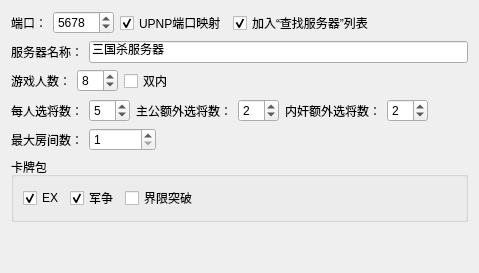
          <widget class="QWidget" name="tabBasic">
           <attribute name="title">
            <string>基础设定</string>
           </attribute>
           <layout class="QVBoxLayout" name="verticalLayout_3">
            <item>
             <widget class="QWidget" name="widgetPort" native="true">
              <layout class="QHBoxLayout" name="horizontalLayout_5">
               <property name="leftMargin">
                <number>0</number>
               </property>
               <property name="topMargin">
                <number>0</number>
               </property>
               <property name="rightMargin">
                <number>0</number>
               </property>
               <property name="bottomMargin">
                <number>0</number>
               </property>
               <item>
                <widget class="QLabel" name="label_4">
                 <property name="sizePolicy">
                  <sizepolicy hsizetype="Fixed" vsizetype="Preferred">
                   <horstretch>0</horstretch>
                   <verstretch>0</verstretch>
                  </sizepolicy>
                 </property>
                 <property name="text">
                  <string>端口：</string>
                 </property>
                </widget>
               </item>
               <item>
                <widget class="QSpinBox" name="spinBoxPort">
                 <property name="sizePolicy">
                  <sizepolicy hsizetype="Fixed" vsizetype="Fixed">
                   <horstretch>0</horstretch>
                   <verstretch>0</verstretch>
                  </sizepolicy>
                 </property>
                 <property name="maximum">
                  <number>65535</number>
                 </property>
                 <property name="value">
                  <number>5678</number>
                 </property>
                </widget>
               </item>
               <item>
                <widget class="QCheckBox" name="checkBoxUPNP">
                 <property name="sizePolicy">
                  <sizepolicy hsizetype="Fixed" vsizetype="Fixed">
                   <horstretch>0</horstretch>
                   <verstretch>0</verstretch>
                  </sizepolicy>
                 </property>
                 <property name="text">
                  <string>UPNP端口映射</string>
                 </property>
                 <property name="checked">
                  <bool>true</bool>
                 </property>
                </widget>
               </item>
               <item>
                <widget class="QCheckBox" name="checkBoxJoinList">
                 <property name="toolTip">
                  <string>让别人使用“查找服务器”功能时能发现你</string>
                 </property>
                 <property name="text">
                  <string>加入“查找服务器”列表</string>
                 </property>
                 <property name="checked">
                  <bool>true</bool>
                 </property>
                </widget>
               </item>
              </layout>
             </widget>
            </item>
            <item>
             <widget class="QWidget" name="widgetServerName" native="true">
              <layout class="QHBoxLayout" name="horizontalLayout_6">
               <property name="leftMargin">
                <number>0</number>
               </property>
               <property name="topMargin">
                <number>0</number>
               </property>
               <property name="rightMargin">
                <number>0</number>
               </property>
               <property name="bottomMargin">
                <number>0</number>
               </property>
               <item>
                <widget class="QLabel" name="label_10">
                 <property name="text">
                  <string>服务器名称：</string>
                 </property>
                </widget>
               </item>
               <item>
                <widget class="QLineEdit" name="lineEditServerName">
                 <property name="text">
                  <string>三国杀服务器</string>
                 </property>
                 <property name="maxLength">
                  <number>50</number>
                 </property>
                </widget>
               </item>
              </layout>
             </widget>
            </item>
            <item>
             <widget class="QWidget" name="widgetPlayers" native="true">
              <layout class="QHBoxLayout" name="horizontalLayout_7">
               <property name="leftMargin">
                <number>0</number>
               </property>
               <property name="topMargin">
                <number>0</number>
               </property>
               <property name="rightMargin">
                <number>0</number>
               </property>
               <property name="bottomMargin">
                <number>0</number>
               </property>
               <item>
                <widget class="QLabel" name="label_5">
                 <property name="sizePolicy">
                  <sizepolicy hsizetype="Fixed" vsizetype="Preferred">
                   <horstretch>0</horstretch>
                   <verstretch>0</verstretch>
                  </sizepolicy>
                 </property>
                 <property name="text">
                  <string>游戏人数：</string>
                 </property>
                </widget>
               </item>
               <item>
                <widget class="QSpinBox" name="spinBoxPlayers">
                 <property name="sizePolicy">
                  <sizepolicy hsizetype="Fixed" vsizetype="Fixed">
                   <horstretch>0</horstretch>
                   <verstretch>0</verstretch>
                  </sizepolicy>
                 </property>
                 <property name="minimum">
                  <number>2</number>
                 </property>
                 <property name="maximum">
                  <number>10</number>
                 </property>
                 <property name="value">
                  <number>8</number>
                 </property>
                </widget>
               </item>
               <item>
                <widget class="QCheckBox" name="checkBoxShuangNei">
                 <property name="text">
                  <string>双内</string>
                 </property>
                </widget>
               </item>
              </layout>
             </widget>
            </item>
            <item>
             <widget class="QWidget" name="widgetChoices" native="true">
              <layout class="QHBoxLayout" name="horizontalLayout_8">
               <property name="leftMargin">
                <number>0</number>
               </property>
               <property name="topMargin">
                <number>0</number>
               </property>
               <property name="rightMargin">
                <number>0</number>
               </property>
               <property name="bottomMargin">
                <number>0</number>
               </property>
               <item>
                <widget class="QLabel" name="label_7">
                 <property name="text">
                  <string>每人选将数：</string>
                 </property>
                </widget>
               </item>
               <item>
                <widget class="QSpinBox" name="spinBoxChoices">
                 <property name="minimum">
                  <number>3</number>
                 </property>
                 <property name="maximum">
                  <number>50</number>
                 </property>
                 <property name="value">
                  <number>5</number>
                 </property>
                </widget>
               </item>
               <item>
                <widget class="QLabel" name="label_8">
                 <property name="text">
                  <string>主公额外选将数：</string>
                 </property>
                </widget>
               </item>
               <item>
                <widget class="QSpinBox" name="spinBoxChoicesZG">
                 <property name="maximum">
                  <number>50</number>
                 </property>
                 <property name="value">
                  <number>2</number>
                 </property>
                </widget>
               </item>
               <item>
                <widget class="QLabel" name="label_9">
                 <property name="text">
                  <string>内奸额外选将数：</string>
                 </property>
                </widget>
               </item>
               <item>
                <widget class="QSpinBox" name="spinBoxChoicesNJ">
                 <property name="maximum">
                  <number>50</number>
                 </property>
                 <property name="value">
                  <number>2</number>
                 </property>
                </widget>
               </item>
               <item>
                <spacer name="horizontalSpacer_7">
                 <property name="orientation">
                  <enum>Qt::Horizontal</enum>
                 </property>
                 <property name="sizeHint" stdset="0">
                  <size>
                   <width>40</width>
                   <height>20</height>
                  </size>
                 </property>
                </spacer>
               </item>
              </layout>
             </widget>
            </item>
            <item>
             <widget class="QWidget" name="widgetRooms" native="true">
              <layout class="QHBoxLayout" name="horizontalLayout_9">
               <property name="leftMargin">
                <number>0</number>
               </property>
               <property name="topMargin">
                <number>0</number>
               </property>
               <property name="rightMargin">
                <number>0</number>
               </property>
               <property name="bottomMargin">
                <number>0</number>
               </property>
               <item>
                <widget class="QLabel" name="label_6">
                 <property name="sizePolicy">
                  <sizepolicy hsizetype="Fixed" vsizetype="Preferred">
                   <horstretch>0</horstretch>
                   <verstretch>0</verstretch>
                  </sizepolicy>
                 </property>
                 <property name="text">
                  <string>最大房间数：</string>
                 </property>
                </widget>
               </item>
               <item>
                <widget class="QSpinBox" name="spinBoxRooms">
                 <property name="sizePolicy">
                  <sizepolicy hsizetype="Fixed" vsizetype="Fixed">
                   <horstretch>0</horstretch>
                   <verstretch>0</verstretch>
                  </sizepolicy>
                 </property>
                 <property name="minimum">
                  <number>1</number>
                 </property>
                 <property name="maximum">
                  <number>999999</number>
                 </property>
                </widget>
               </item>
               <item>
                <spacer name="horizontalSpacer_3">
                 <property name="orientation">
                  <enum>Qt::Horizontal</enum>
                 </property>
                 <property name="sizeHint" stdset="0">
                  <size>
                   <width>40</width>
                   <height>20</height>
                  </size>
                 </property>
                </spacer>
               </item>
              </layout>
             </widget>
            </item>
            <item>
             <widget class="QGroupBox" name="groupBox_2">
              <property name="title">
               <string>卡牌包</string>
              </property>
              <layout class="QHBoxLayout" name="horizontalLayout_2">
               <item>
                <widget class="QCheckBox" name="checkBoxEX">
                 <property name="sizePolicy">
                  <sizepolicy hsizetype="Fixed" vsizetype="Fixed">
                   <horstretch>0</horstretch>
                   <verstretch>0</verstretch>
                  </sizepolicy>
                 </property>
                 <property name="text">
                  <string>EX</string>
                 </property>
                 <property name="checked">
                  <bool>true</bool>
                 </property>
                </widget>
               </item>
               <item>
                <widget class="QCheckBox" name="checkBoxJunZheng">
                 <property name="sizePolicy">
                  <sizepolicy hsizetype="Fixed" vsizetype="Fixed">
                   <horstretch>0</horstretch>
                   <verstretch>0</verstretch>
                  </sizepolicy>
                 </property>
                 <property name="text">
                  <string>军争</string>
                 </property>
                 <property name="checked">
                  <bool>true</bool>
                 </property>
                </widget>
               </item>
               <item>
                <widget class="QCheckBox" name="checkBoxCardJieXian">
                 <property name="text">
                  <string>界限突破</string>
                 </property>
                </widget>
               </item>
               <item>
                <spacer name="horizontalSpacer_2">
                 <property name="orientation">
                  <enum>Qt::Horizontal</enum>
                 </property>
                 <property name="sizeHint" stdset="0">
                  <size>
                   <width>40</width>
                   <height>20</height>
                  </size>
                 </property>
                </spacer>
               </item>
              </layout>
             </widget>
            </item>
            <item>
             <spacer name="verticalSpacer_2">
              <property name="orientation">
               <enum>Qt::Vertical</enum>
              </property>
              <property name="sizeHint" stdset="0">
               <size>
                <width>20</width>
                <height>40</height>
               </size>
              </property>
             </spacer>
            </item>
           </layout>
          </widget>
